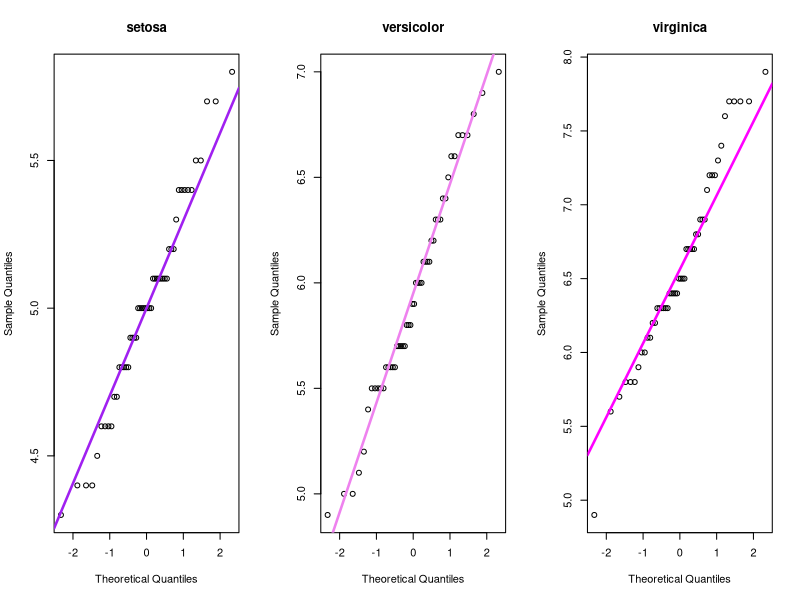
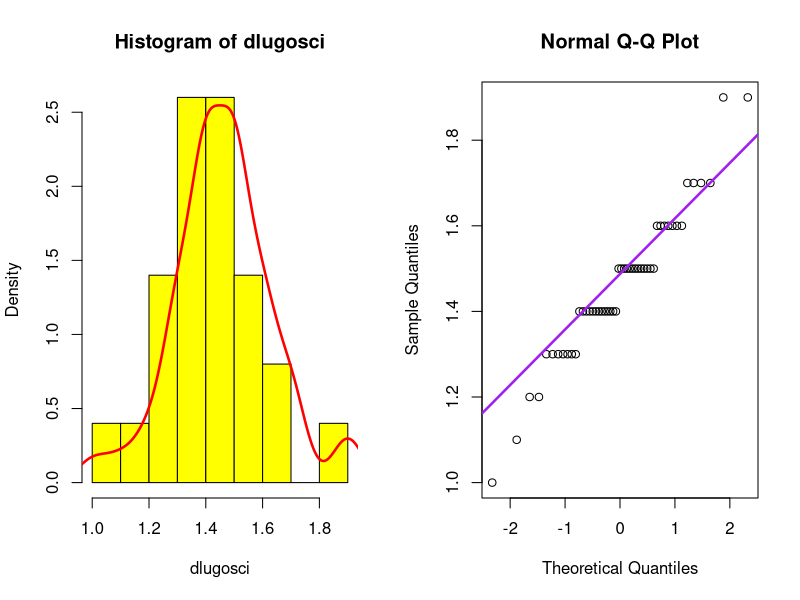

Generate these figures, in order, with R: (Note: this script raises an error after producing the figures.)
# Zadanie K.1.1
head(iris)

# Z czego liczyc te stednie i wariancje? Wybralem dlugosc lisci kielicha kwiatu,
# bo to pierwsza kolumna; mozna w tej linijce wpisac cos innego.
kolumna = iris$Sepal.Length

# Przydatne funkcje
srednia = mean
srednia_kwadratow = function(x) { mean(x^2) };
wariancja = function(x) { srednia_kwadratow(x) - srednia(x)^2 };
srednia_i_wariancja = function(x) { c(SREDNIA=srednia(x), WARIANCJA=wariancja(x)) };

# Srednia i wariancja wzgledem gatunku
tapply(kolumna, iris$Species, srednia_i_wariancja)

# Ocena normalnosci w grupach na podstawie wykresow
op = par(mfrow=c(1,3))
qqnorm(kolumna[iris$Species=="setosa"], main="setosa")
qqline(kolumna[iris$Species=="setosa"], lwd=2.5, col="purple")
qqnorm(kolumna[iris$Species=="versicolor"], main="versicolor")
qqline(kolumna[iris$Species=="versicolor"], lwd=2.5, col="violet")
qqnorm(kolumna[iris$Species=="virginica"], main="virginica")
qqline(kolumna[iris$Species=="virginica"], lwd=2.5, col="magenta")
par(op)
# Wyglada na dosc dobre dopasowanie, ale zrobimy tez Shapiro-Wilka, dla pewnosci
shapiro.test(kolumna[iris$Species=="setosa"]) # Brak podstaw do odrzucenia hipotezy
shapiro.test(kolumna[iris$Species=="versicolor"]) # j.w.
shapiro.test(kolumna[iris$Species=="virginica"]) # j.w.
# Brak podstaw do odrzucenia hipotezy o tym, ze kazda z grup jest normalna

# h0: roznice srednich w grupach sa istotne statystyczne
anova(lm(kolumna ~ iris$Species))
# Pr(>F) mniejsze od 0.05, wiec z poziomem ufnosci 95% stwierdzamy brak podstaw do
# odrzucenia h0.
# 
# Zrodlo: http://xkcd.com/882/


# Zadanie K.1.2

dlugosci = iris$Petal.Length[iris$Species=="setosa"]

op = par(mfrow=c(1,2))

# Jadrowy estymator gestosci
hist(dlugosci, freq=FALSE, col="yellow")
lines(density(dlugosci), lwd=2.5, col="red")

# Wykres kwantyl-kwantyl (qq)
qqnorm(dlugosci)
qqline(dlugosci, lwd=2.5, col="purple")

par(op)

# Test normalnosci probki
shapiro.test(dlugosci)
# Wyszlo p-value powyzej 0.05, czyli brak podstaw do odrzucenia hipotezy o normalnosci
# probki. Ale dla malej probki to nie jest najmarzejszy test, lepiej badac to przez
# zgodnosc (testem chi-kwadrat).

# Zrobie podzial na 5 klas (bo to w sam raz tak okolo 0.75*sqrt(50) w taki sposob,
# aby byly mniej-wiecej rownloiczne i zrobie test zgodnosci chi-kwadrat z rozkladem
# normalnym.
k = 5
(podzial = quantile(dlugosci, c(0:k/k), names=FALSE))

# Nieograniczony podzial
npodzial = podzial
npodzial[1] = -Inf
npodzial[k+1] = +Inf
npodzial

(szereg = table(cut(dlugosci, npodzial)))

# Estymowane parametry rozkladu normalnego
mi = mean(dlugosci)
sigma = sd(dlugosci)

# Wektor opisujacy pstwa, z jakimi proba z przedzialu normalnego o parametrach
# (mi, sigma) znajdzie sie w poszczegolnych przedzialach
pstwa = pnorm(npodzial[2:(k+1)], mi, sigma) - pnorm(npodzial[1:k], mi, sigma)

# Test chi-kwadrat -- p-value bedzie zle, bo estymujac mi i sigme zmienilismy liczbe
# stopni swobody (chcemy k-3, a to nam liczy dla k-1), ale chociaz policzy nam
# statystyke.
(t = chisq.test(szereg, p=pstwa))
# Interesujaca nas p-wartosc
1 - pchisq(t$statistic, k-3)
# Wyszlo ponad 0.05, wiec z poziomem ufnosci 95% mamy brak podstaw do odrzucenia
# hipotezy o zgodnosci wygenerowanego szeregu rozdzielczego z rozkladem normalnym.


# Zadanie K.1.3
poeci = read.csv2("Poeci.csv", header=F, col.names=c("Miasto", "Poeta"))
head(poeci)

# Aby zaobserwowac pewne zaleznosci, wystarczy spojrzec na tabele (no wyraznie sa)
table(poeci)

# Wersja procentowa
table(poeci) / nrow(poeci) * 100

# Test zgodnosci miedzy miastem a poeta
chisq.test(table(poeci))
# Nie estymowalismy dodatkowo zadnych parametrow, wiec wynik chisq.test jest dokladnie
# tym, co nas interesuje. Osiagnieto p-value zdecydowanie mniejsze od 0.05, wiec
# sa podstawy do odrzucenia hipotezy o zgodnosci rozkladu poetow z rozkladem miast.
# Mozna to zinterpretowac wlasnie tak, ze wynik testu odzwierciedla fakt, ze w roznych
# miastach lubiani sa rozni poeci, zatem zaleznosc jest istotna statystycznie.

